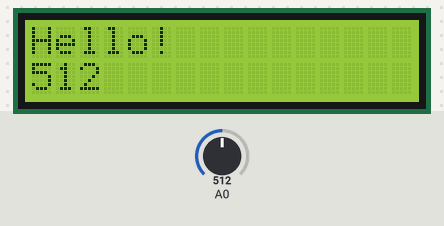
A sketch run on a simulated Arduino Uno, built with avr-gcc and run on an emulated ATmega328P. Shown: 16×2 character LCD. Inputs (shaded band) come from the test bench; at power-on: A0 = 512.

Above: at 1.2 s.
1.3 s: A0 set to 716
At 1.73 s:
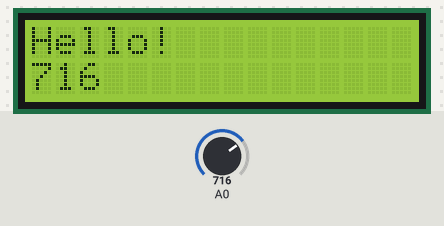
3.9 s: A0 set to 900
At 4.16 s:
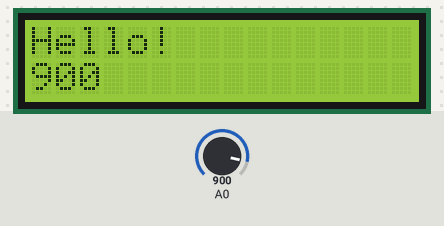
5.5 s: A0 set to 1023
At 5.68 s:
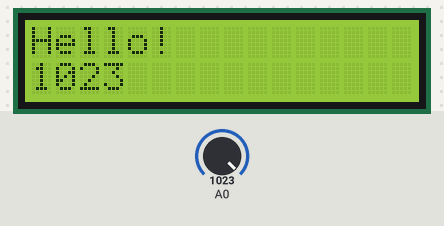

The sketch:

LCD_TEST.ino
```cpp
/**
 * Write Hello LCD via 4 wires
 */
#include <LiquidCrystal.h>

#define RS 4
#define E 5
#define DB4 12
#define DB5 13
#define DB6 14
#define DB7 15

LiquidCrystal lcd(RS, E, DB4, DB5, DB6, DB7);
void printLCD();
void printLCD2();

void setup() {
  lcd.begin(16, 2);
  // put your setup code here, to run once:

}

void loop() {
  printLCD("Hello!");
  int val = analogRead(0);
  printLCD2(String(val));
  delay(300);
  lcd.clear();
}

void printLCD(String text){
  lcd.setCursor(0, 0);
  lcd.print(text);
}

void printLCD2(String text){
  lcd.setCursor(0, 1);
  lcd.print(text);
}
```

Measured:
- after the input at 1.3 s, the display: first differs from a run without the input after 0.28 s (image 1)
- after the input at 3.9 s, the display: first differs from a run without the input after 0.11 s (image 2)
- after the input at 5.5 s, the display: first differs from a run without the input at once (image 3)
